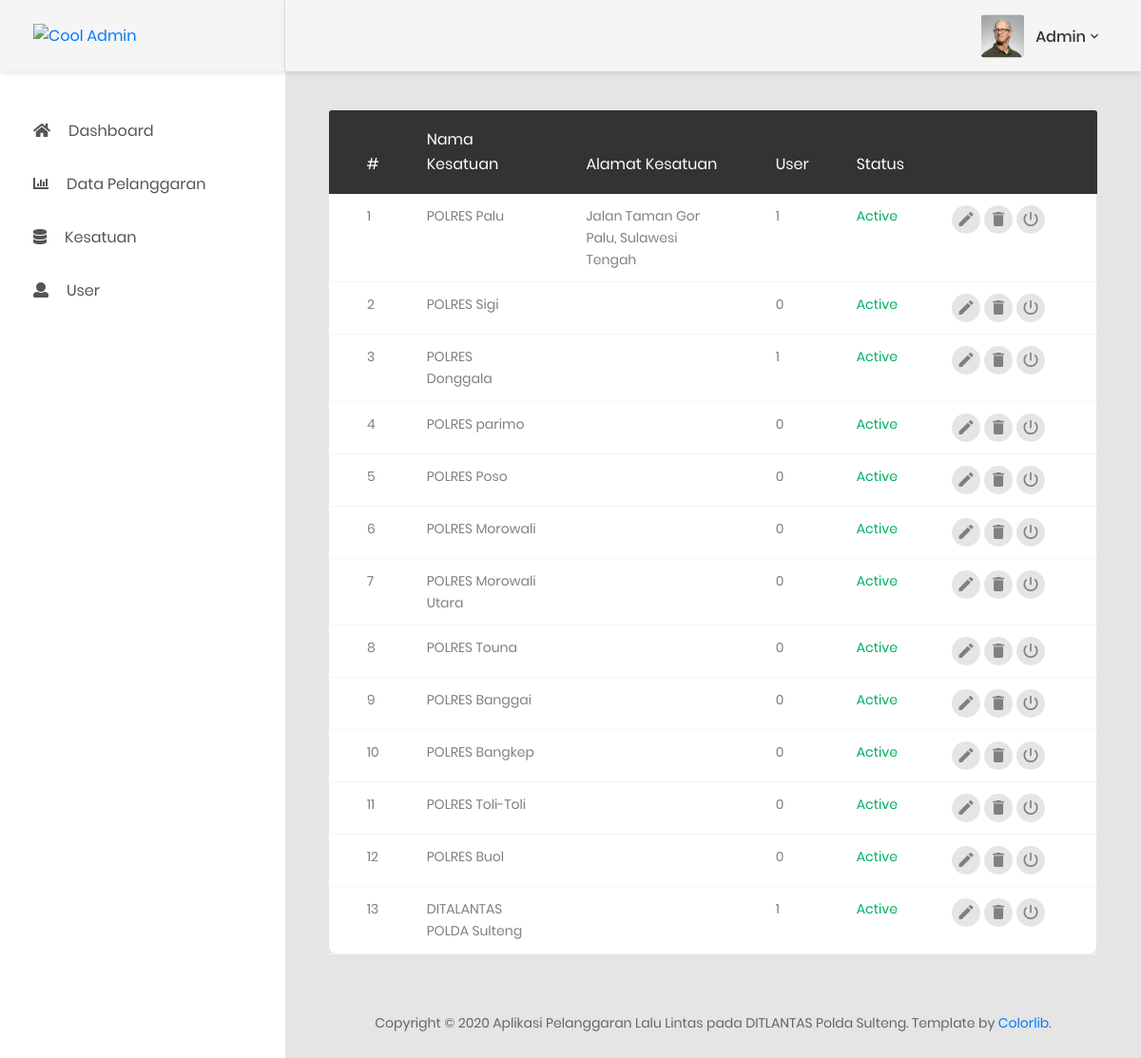
The app's page /page/admin/kesatuan-manage (signed in) with its own data.
### tables this page shows
CREATE TABLE `tbl_kesatuan` (
  `id_kesatuan` int(11) NOT NULL,
  `nama_kesatuan` varchar(255) NOT NULL,
  `alamat` varchar(255) NOT NULL,
  `status` int(1) NOT NULL
);

### page/admin/kesatuan-manage.php (the view, shortened to what this page needs)
<?php
if ($_SESSION['level'] == 'user') {
    header('Location: ../../page/user/dashboard');
    exit;
} else if ($_SESSION['level'] == 'admin') {
    include '../../controller/config.php';
    include '../../view/header.php';
?>
    </head>
    <body class="animsition">
        <div class="page-wrapper">
            <?php include '../../view/aside-admin.php'; ?>
            <div class="page-container">
                <?php include '../../view/header-desktop.php'; ?>
                <div class="main-content">
                    <div class="section__content section__content--p30">
                        <div class="container-fluid">
                            <div class="row">
                                <div class="col-md-12">
                                    <div class="table-responsive m-b-40">
                                        <table class="table table-borderless table-data3">
                                            <thead>
                                                <tr>
                                                    <th>#</th>
                                                    <th>Nama Kesatuan</th>
                                                    <th>Alamat Kesatuan</th>
                                                    <th>User</th>
                                                    <th>Status</th>
                                                    <th></th>
                                                </tr>
                                            </thead>
                                            <tbody>
                                                <?php
                                                $query = mysqli_query($conn, "SELECT * from tbl_kesatuan");
                                                $row_count = mysqli_num_rows($query);
                                                $number = 1;
                                                if ($row_count == 0) {
                                                ?>
                                                    <tr>
                                                        <td colspan="5">
                                                            <h3 style="color:red;text-align:center">No record found</h3>
                                                        </td>
                                                    </tr>
                                                    <?php
                                                } else {
                                                    while ($row = mysqli_fetch_array($query)) {
                                                        $nama_kesatuan = htmlentities($row['nama_kesatuan']);
                                                    ?>
                                                        <tr>
                                                            <td><?= $number++; ?></td>
                                                            <td><?= $nama_kesatuan; ?></td>
                                                            <td><?= htmlentities($row['alamat']); ?></td>
                                                            <td>
                                                                <?php
                                                                $query_user = mysqli_query($conn, "SELECT * from tbl_user INNER JOIN tbl_kesatuan ON tbl_user.id_kesatuan = tbl_kesatuan.id_kesatuan where tbl_kesatuan.nama_kesatuan='$nama_kesatuan'");
                                                                $row_count_user = mysqli_num_rows($query_user);
                                                                echo $row_count_user;
                                                                ?>
                                                            </td>
                                                            <?php if ($row['status'] == 1) { ?>
                                                                <td class="process">Active</td>
                                                                <td>
                                                                    <div class="table-data-feature">
                                                                        <a href="kesatuan-edit?id=<?= $row['id_kesatuan'] ?>" class="mr-1"><button class="item" data-toggle="tooltip" data-placement="top" title="Edit">
                                                                                <i class="zmdi zmdi-edit"></i>
                                                                            </button></a>
                                                                        <a href="kesatuan-delete?id=<?= $row['id_kesatuan'] ?>" class="mr-1"><button class="item" data-toggle="tooltip" data-placement="top" title="Delete">
                                                                                <i class="zmdi zmdi-delete"></i>
                                                                            </button></a>
                                                                        <a href="kesatuan-disactived?id=<?= $row['id_kesatuan'] ?>"" class=" mr-1"><button class="item" data-toggle="tooltip" data-placement="top" title="Disactived">
                                                                                <i class="zmdi zmdi-power"></i>
                                                                            </button></a>
                                                                    </div>
                                                                </td>
                                                            <?php } else if ($row['status'] == 2) { ?>
                                                                <td class="denied">Not Actived</td>
                                                                <td>
                                                                    <div class="table-data-feature">
                                                                        <a href="kesatuan-edit?id=<?= $row['id_kesatuan'] ?>" class="mr-1"><button class="item" data-toggle="tooltip" data-placement="top" title="Edit">
                                                                                <i class="zmdi zmdi-edit"></i>
                                                                            </button></a>
                                                                        <a href="kesatuan-delete?id=<?= $row['id_kesatuan'] ?>" class="mr-1"><button class="item" data-toggle="tooltip" data-placement="top" title="Delete">
                                                                                <i class="zmdi zmdi-delete"></i>
                                                                            </button></a>
                                                                        <a href="kesatuan-actived?id=<?= $row['id_kesatuan'] ?>"" class=" mr-1"><button class="item" data-toggle="tooltip" data-placement="top" title="Actived">
                                                                                <i class="zmdi zmdi-power"></i>
                                                                            </button></a>
                                                                    </div>
                                                                </td>
                                                            <?php } ?>
                                                        </tr>
                                                    <?php } ?>
                                                <?php } ?>
                                            </tbody>
                                        </table>
                                    </div>
                                </div>
                            </div>
                            <?php include '../../view/copyright.php'; ?>
                        </div>
                    </div>
                </div>
            </div>
        </div>
    <?php
    include '../../view/footer.php';
} else {
    header('Location: ../');
} ?>

### view/header.php (shortened to what this page needs)
<!DOCTYPE html>
<html lang="en">
<head>
    <link href="../../assets/admin/css/font-face.css" rel="stylesheet" media="all">
    <link href="../../assets/admin/vendor/font-awesome-4.7/css/font-awesome.min.css" rel="stylesheet" media="all">
    <link href="../../assets/admin/vendor/font-awesome-5/css/fontawesome-all.min.css" rel="stylesheet" media="all">
    <link href="../../assets/admin/vendor/mdi-font/css/material-design-iconic-font.min.css" rel="stylesheet" media="all">
    <link href="../../assets/admin/vendor/bootstrap-4.1/bootstrap.min.css" rel="stylesheet" media="all">
    <link href="../../assets/admin/vendor/animsition/animsition.min.css" rel="stylesheet" media="all">
    <link href="../../assets/admin/vendor/bootstrap-progressbar/bootstrap-progressbar-3.3.4.min.css" rel="stylesheet" media="all">
    <link href="../../assets/admin/vendor/wow/animate.css" rel="stylesheet" media="all">
    <link href="../../assets/admin/vendor/css-hamburgers/hamburgers.min.css" rel="stylesheet" media="all">
    <link href="../../assets/admin/vendor/slick/slick.css" rel="stylesheet" media="all">
    <link href="../../assets/admin/vendor/select2/select2.min.css" rel="stylesheet" media="all">
    <link href="../../assets/admin/vendor/perfect-scrollbar/perfect-scrollbar.css" rel="stylesheet" media="all">
    <link href="../../assets/admin/css/theme.css" rel="stylesheet" media="all">
    <link rel="stylesheet" href="../../assets/admin/css/style.css">

### view/aside-admin.php (shortened to what this page needs)
<aside class="menu-sidebar d-none d-lg-block">
    <div class="logo">
        <a href="dashboard">
            <img src="../../assets/admin/images/icon/logo.png" alt="Cool Admin" />
        </a>
    </div>
    <div class="menu-sidebar__content js-scrollbar1">
        <nav class="navbar-sidebar">
            <ul class="list-unstyled navbar__list">
                <li>
                    <a href="dashboard">
                        <i class="fas fa-home"></i>Dashboard</a>
                </li>
                <li class="has-sub">
                    <a class="js-arrow" href="#">
                        <i class="fas fa-chart-bar"></i>Data Pelanggaran</a>
                </li>
                <li class="has-sub">
                    <a class="js-arrow" href="#">
                        <i class="fas fa-database"></i>Kesatuan</a>
                </li>
                <li class="has-sub">
                    <a class="js-arrow" href="#">
                        <i class="fas fa-user"></i>User</a>
                </li>
            </ul>
        </nav>
    </div>
</aside>

### view/header-desktop.php (shortened to what this page needs)
<header class="header-desktop">
    <div class="section__content section__content--p30">
        <div class="container-fluid">
            <div class="header-wrap">
                <div class="header-button">
                    <div class="account-wrap">
                        <div class="account-item clearfix js-item-menu">
                            <div class="image">
                                <img src="../../assets/admin/images/icon/avatar-01.jpg" alt="John Doe" />
                            </div>
                            <div class="content">
                                <a class="js-acc-btn" href="#"><?= $_SESSION['login']; ?></a>
                            </div>
                        </div>
                    </div>
                </div>
            </div>
        </div>
    </div>
</header>

### view/copyright.php
<div class="row">
    <div class="col-md-12">
        <div class="copyright">
            <p>Copyright © 2020 Aplikasi Pelanggaran Lalu Lintas pada DITLANTAS Polda Sulteng. Template by <a href="https://colorlib.com">Colorlib</a>.</p>
        </div>
    </div>
</div>

### view/footer.php (shortened to what this page needs)
</body>
</html>

### records on screen
tbl_kesatuan: nama_kesatuan "POLRES Palu", alamat "Jalan Taman Gor Palu, Sulawesi Tengah", row_count_user "1"
tbl_kesatuan: nama_kesatuan "POLRES Sigi", row_count_user "0"
tbl_kesatuan: nama_kesatuan "POLRES Donggala", row_count_user "1"
tbl_kesatuan: nama_kesatuan "POLRES parimo", row_count_user "0"
tbl_kesatuan: nama_kesatuan "POLRES Poso", row_count_user "0"
tbl_kesatuan: nama_kesatuan "POLRES Morowali", row_count_user "0"
tbl_kesatuan: nama_kesatuan "POLRES Morowali Utara", row_count_user "0"
tbl_kesatuan: nama_kesatuan "POLRES Touna", row_count_user "0"
tbl_kesatuan: nama_kesatuan "POLRES Banggai", row_count_user "0"
tbl_kesatuan: nama_kesatuan "POLRES Bangkep", row_count_user "0"
tbl_kesatuan: nama_kesatuan "POLRES Toli-Toli", row_count_user "0"
tbl_kesatuan: nama_kesatuan "POLRES Buol", row_count_user "0"
tbl_kesatuan: nama_kesatuan "DITALANTAS POLDA Sulteng", row_count_user "1"

### other values on screen
$_SESSION['login'] "Admin"
